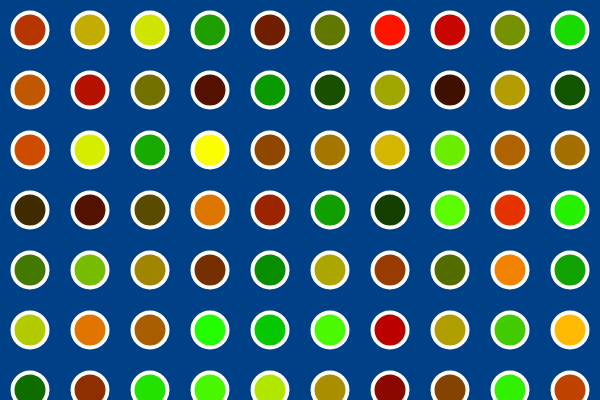
Frame 1 (no input)
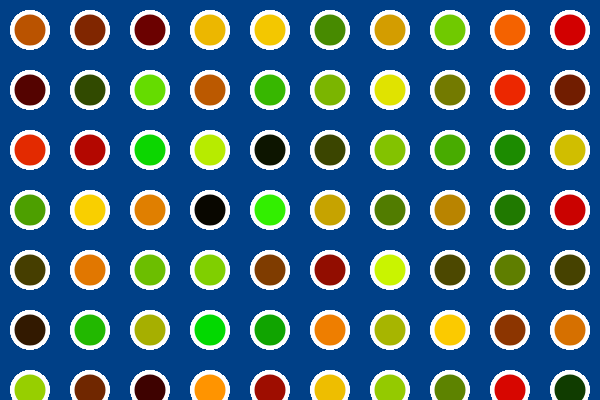
Frame 60 (no input)
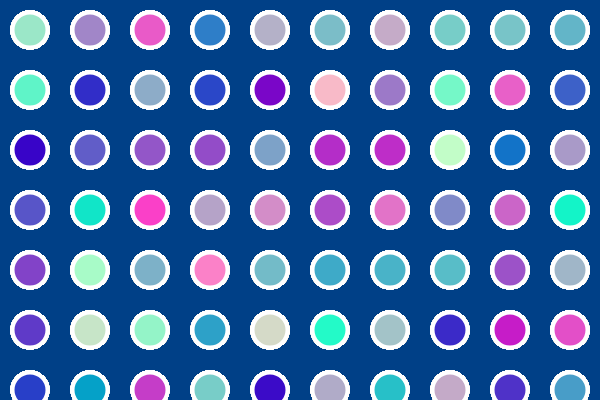
Frame 120 (the mouse pressed at the canvas centre since frame 60)

The p5.js sketch that drew these frames (run headless with seeded random() and noise() and a simulated clock; from frame 60 on, the mouse is pressed at the canvas centre):

// p5.js sketch
// ── sketch.js
/*
nested loop that draws rectangles to the canvas 
Code by Professor D, modified by Grace Zuniga May 12 2017
*/


function setup() {
  createCanvas(600, 400); // creates a canvas sized 600, by 400
  background(0, 64,135); // sets background this color
}

function draw() {
  strokeWeight(4); // assigns the weight of shape's outline
  stroke(255); // assigns outline color white
  
  for(var i = 30; i<= width; i+=60) { // assigns 30 to variable 1, and when var i is less than or equal to the width, add 60
    for (var j = 30; j<= height; j+= 60) { // assigns 30 to variable j and when j is less than or equal to the height, add 60

      stroke(255); // outline color white
      fill(random(255), random(255), mouseY); // fills colors random shades and reacts with mouse turning blue
      ellipse(i, j, 35,35); // creates shape according to variable conditions
    }
  }
}
